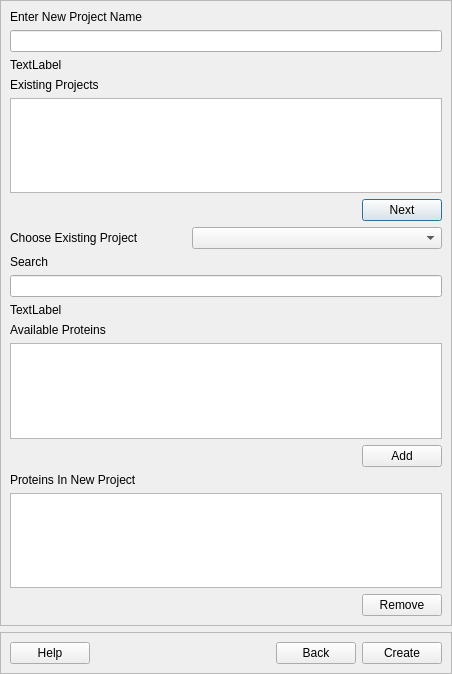
<?xml version="1.0" encoding="UTF-8"?>
<ui version="4.0">
 <class>Dialog</class>
 <widget class="QDialog" name="Dialog">
  <property name="geometry">
   <rect>
    <x>0</x>
    <y>0</y>
    <width>452</width>
    <height>674</height>
   </rect>
  </property>
  <property name="windowTitle">
   <string>Dialog</string>
  </property>
  <layout class="QVBoxLayout" name="verticalLayout_4">
   <property name="leftMargin">
    <number>0</number>
   </property>
   <property name="topMargin">
    <number>0</number>
   </property>
   <property name="rightMargin">
    <number>0</number>
   </property>
   <property name="bottomMargin">
    <number>0</number>
   </property>
   <item>
    <widget class="QFrame" name="frame">
     <property name="frameShape">
      <enum>QFrame::StyledPanel</enum>
     </property>
     <property name="frameShadow">
      <enum>QFrame::Raised</enum>
     </property>
     <layout class="QVBoxLayout" name="verticalLayout_3">
      <item>
       <layout class="QVBoxLayout" name="verticalLayout_67">
        <item>
         <widget class="QLabel" name="lbl_use_project_name">
          <property name="text">
           <string>Enter New Project Name</string>
          </property>
         </widget>
        </item>
        <item>
         <widget class="QLineEdit" name="txt_use_project_name"/>
        </item>
        <item>
         <widget class="QLabel" name="lbl_use_status_project_name">
          <property name="text">
           <string>TextLabel</string>
          </property>
         </widget>
        </item>
       </layout>
      </item>
      <item>
       <layout class="QVBoxLayout" name="verticalLayout">
        <item>
         <widget class="QLabel" name="label">
          <property name="text">
           <string>Existing Projects</string>
          </property>
         </widget>
        </item>
        <item>
         <widget class="QListView" name="list_use_existing_projects"/>
        </item>
       </layout>
      </item>
      <item>
       <layout class="QHBoxLayout" name="horizontalLayout_41">
        <item>
         <spacer name="horizontalSpacer_31">
          <property name="orientation">
           <enum>Qt::Horizontal</enum>
          </property>
          <property name="sizeHint" stdset="0">
           <size>
            <width>40</width>
            <height>20</height>
           </size>
          </property>
         </spacer>
        </item>
        <item>
         <widget class="QPushButton" name="btn_use_next">
          <property name="text">
           <string>Next</string>
          </property>
         </widget>
        </item>
       </layout>
      </item>
      <item>
       <spacer name="verticalSpacer">
        <property name="orientation">
         <enum>Qt::Vertical</enum>
        </property>
        <property name="sizeHint" stdset="0">
         <size>
          <width>20</width>
          <height>40</height>
         </size>
        </property>
       </spacer>
      </item>
      <item>
       <layout class="QHBoxLayout" name="horizontalLayout">
        <item>
         <widget class="QLabel" name="lbl_choose_project">
          <property name="text">
           <string>Choose Existing Project</string>
          </property>
         </widget>
        </item>
        <item>
         <spacer name="horizontalSpacer">
          <property name="orientation">
           <enum>Qt::Horizontal</enum>
          </property>
          <property name="sizeHint" stdset="0">
           <size>
            <width>40</width>
            <height>20</height>
           </size>
          </property>
         </spacer>
        </item>
        <item>
         <widget class="QComboBox" name="cb_choose_project">
          <property name="minimumSize">
           <size>
            <width>250</width>
            <height>0</height>
           </size>
          </property>
         </widget>
        </item>
       </layout>
      </item>
      <item>
       <layout class="QVBoxLayout" name="verticalLayout_68">
        <item>
         <widget class="QLabel" name="lbl_use_search">
          <property name="text">
           <string>Search</string>
          </property>
         </widget>
        </item>
        <item>
         <widget class="QLineEdit" name="txt_use_search"/>
        </item>
        <item>
         <widget class="QLabel" name="lbl_use_status_search">
          <property name="text">
           <string>TextLabel</string>
          </property>
         </widget>
        </item>
       </layout>
      </item>
      <item>
       <layout class="QVBoxLayout" name="verticalLayout_70">
        <item>
         <widget class="QLabel" name="lbl_use_available_protein_structures">
          <property name="text">
           <string>Available Proteins</string>
          </property>
         </widget>
        </item>
        <item>
         <widget class="QListWidget" name="list_use_available_protein_structures"/>
        </item>
        <item>
         <layout class="QHBoxLayout" name="horizontalLayout_40">
          <item>
           <spacer name="horizontalSpacer_29">
            <property name="orientation">
             <enum>Qt::Horizontal</enum>
            </property>
            <property name="sizeHint" stdset="0">
             <size>
              <width>40</width>
              <height>20</height>
             </size>
            </property>
           </spacer>
          </item>
          <item>
           <widget class="QPushButton" name="btn_use_add_available_protein_structures">
            <property name="text">
             <string>Add</string>
            </property>
           </widget>
          </item>
         </layout>
        </item>
       </layout>
      </item>
      <item>
       <layout class="QVBoxLayout" name="verticalLayout_69">
        <item>
         <widget class="QLabel" name="lbl_use_selected_protein_structures">
          <property name="text">
           <string>Proteins In New Project</string>
          </property>
         </widget>
        </item>
        <item>
         <widget class="QListWidget" name="list_use_selected_protein_structures"/>
        </item>
        <item>
         <layout class="QHBoxLayout" name="horizontalLayout_39">
          <item>
           <spacer name="horizontalSpacer_28">
            <property name="orientation">
             <enum>Qt::Horizontal</enum>
            </property>
            <property name="sizeHint" stdset="0">
             <size>
              <width>40</width>
              <height>20</height>
             </size>
            </property>
           </spacer>
          </item>
          <item>
           <widget class="QPushButton" name="btn_use_remove_selected_protein_structures">
            <property name="text">
             <string>Remove</string>
            </property>
           </widget>
          </item>
         </layout>
        </item>
       </layout>
      </item>
     </layout>
    </widget>
   </item>
   <item>
    <widget class="QFrame" name="frame_bottom">
     <property name="frameShape">
      <enum>QFrame::StyledPanel</enum>
     </property>
     <property name="frameShadow">
      <enum>QFrame::Raised</enum>
     </property>
     <layout class="QVBoxLayout" name="verticalLayout_2">
      <item>
       <layout class="QHBoxLayout" name="horizontalLayout_2">
        <item>
         <widget class="QPushButton" name="btn_help">
          <property name="text">
           <string>Help</string>
          </property>
         </widget>
        </item>
        <item>
         <spacer name="horizontalSpacer_30">
          <property name="orientation">
           <enum>Qt::Horizontal</enum>
          </property>
          <property name="sizeHint" stdset="0">
           <size>
            <width>40</width>
            <height>20</height>
           </size>
          </property>
         </spacer>
        </item>
        <item>
         <widget class="QPushButton" name="btn_use_back">
          <property name="text">
           <string>Back</string>
          </property>
         </widget>
        </item>
        <item>
         <widget class="QPushButton" name="btn_use_create_new_project">
          <property name="text">
           <string>Create</string>
          </property>
         </widget>
        </item>
       </layout>
      </item>
     </layout>
    </widget>
   </item>
  </layout>
 </widget>
 <resources/>
 <connections/>
</ui>
